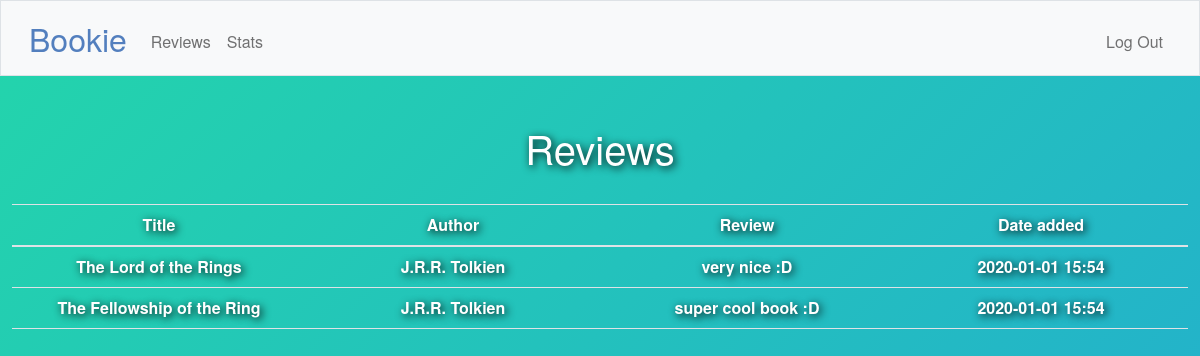
The app's page /reviews (signed in) with its own data.
### tables this page shows
CREATE TABLE reviews (id INTEGER PRIMARY KEY AUTOINCREMENT, book_id INTEGER, user_id INTEGER, review TEXT, FOREIGN KEY (book_id) REFERENCES books(id), FOREIGN KEY (user_id) REFERENCES users(id));

CREATE TABLE books (id INTEGER PRIMARY KEY AUTOINCREMENT NOT NULL, title TEXT NOT NULL, author TEXT NOT NULL, date TEXT NOT NULL, user_id INTEGER NOT NULL, status TEXT DEFAULT 'planned', FOREIGN KEY(user_id) REFERENCES users(id));

### app.py (the view)
@app.route("/reviews", methods=["GET", "POST"])
@login_required
def reviews():
    books = db.execute("SELECT books.title, books.author, books.date, reviews.review FROM books JOIN reviews ON books.id = reviews.book_id WHERE books.user_id = ?", session["user_id"])
    return render_template("reviews.html", books=books)

### app.py (called while the page is built)
@app.after_request
def after_request(response):
    response.headers["Cache-Control"] = "no-cache, no-store, must-revalidate"
    response.headers["Expires"] = 0
    response.headers["Pragma"] = "no-cache"
    return response

### helpers.py (called while the page is built)
def login_required(f):
    @wraps(f)
    def decorated_function(*args, **kwargs):
        if session.get("user_id") is None:
            return redirect("/login")
        return f(*args, **kwargs)
    return decorated_function

### templates/reviews.html (shortened to what this page needs)
{% extends "layout.html" %}
{% block main %}
<body>
    <h1 class="text-center">Reviews</h1>
    <br>
    <table class="table">
        <thead>
            <tr>
                <th scope="col">Title</th>
                <th scope="col">Author</th>
                <th scope="col">Review</th>
                <th scope="col">Date added</th>
            </tr>
        </thead>
        <tbody>
            {% for book in books %}
            <tr>
                <td>{{ book["title"] }}</td>
                <td>{{ book["author"] }}</td>
                <td>{{ book["review"] }}</td>
                <td>{{ book["date"] }}</td>
            </tr>
            {% endfor %}
        </tbody>
</body>
{% endblock %}

### static/styles.css (style rules this page uses)
body { font-family: "Helvetica Neue", Helvetica, Arial, sans-serif; font-size: 14px; line-height: 20px; color: #333; background-color: #fff; }
body { padding-top: 0px; padding-bottom: 40px; }
body { background: linear-gradient(-45deg, #ee7752, #e73c7e, #23a6d5, #23d5ab); background-size: 400% 400%; animation: gradient 15s ease infinite; height: 100vh; }
* { font-family: "Helvetica Neue", Helvetica, Arial, sans-serif; }
table { table-layout: fixed; word-wrap: break-word; }
h1 { text-shadow: 2px 2px 8px #000000; z-index: -1; }
h1 { color: white !important; }
table { color: white !important; text-shadow: 2px 2px 8px #000000; }
table { font-weight: bolder; }

### records on screen
reviews: title "The Lord of the Rings", author "J.R.R. Tolkien", review "very nice :D", date "2020-01-01 15:54"
reviews: title "The Fellowship of the Ring", author "J.R.R. Tolkien", review "super cool book :D", date "2020-01-01 15:54"
